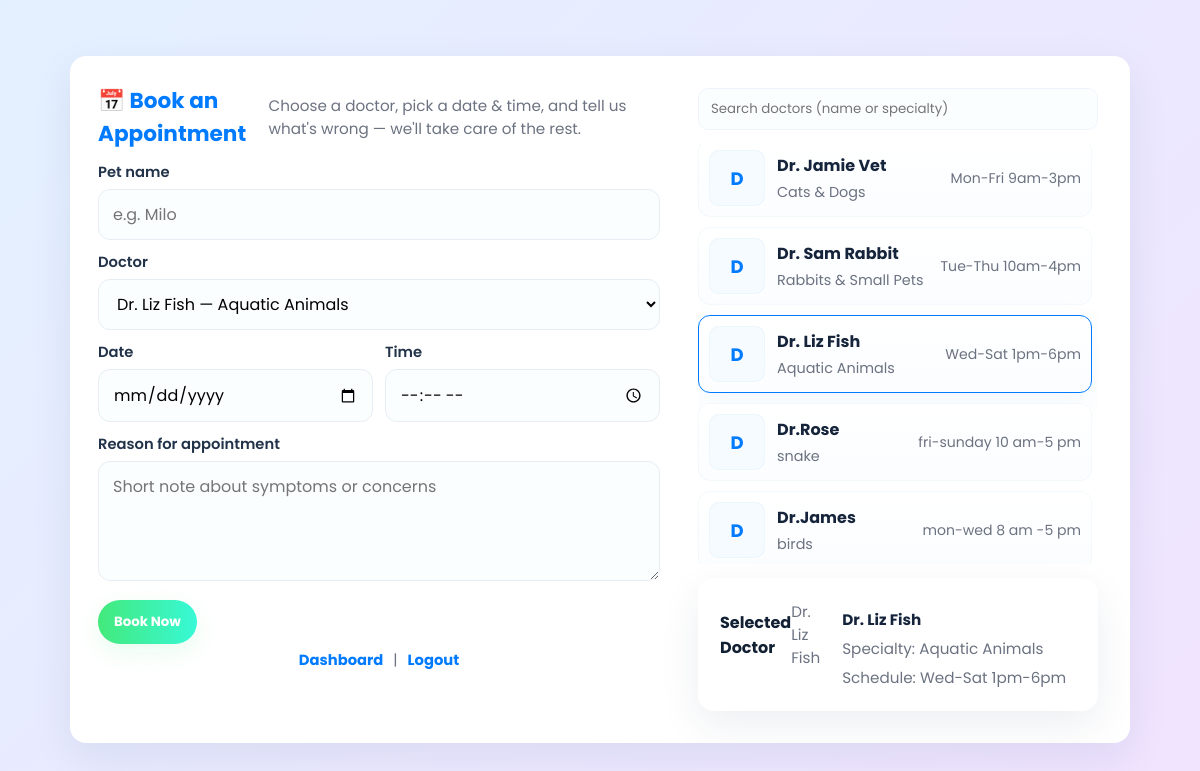
The page /book?doctor_id=3 (signed in) on the database its author committed.
### app.py (models this page shows)
class Doctor(db.Model):
    id = db.Column(db.Integer, primary_key=True)
    name = db.Column(db.String(80), nullable=False)
    specialty = db.Column(db.String(80), nullable=False)
    photo_url = db.Column(db.String(255), nullable=True)
    schedule = db.Column(db.String(255), nullable=False)

### app.py (the view, shortened to what this page needs)
@app.route("/book", methods=["GET", "POST"])
def book():
    if "user_id" not in session:
        return redirect(url_for("login"))
    doctors = Doctor.query.all()
    selected_doctor_id = request.args.get("doctor_id")  # pre-select doctor if clicked from dashboard
    return render_template("book.html", doctors=doctors, selected_doctor_id=selected_doctor_id)

### templates/book.html (shortened to what this page needs)
<!doctype html>
<html lang="en">
<head>
</head>
<body>
  <div class="page">
    <div class="card" role="region" aria-label="Book appointment card">
      <div class="form-wrap" aria-labelledby="booking-heading">
        <div class="heading">
          <h2 id="booking-heading">📅 Book an Appointment</h2>
          <p class="notes">Choose a doctor, pick a date & time, and tell us what's wrong — we'll take care of the rest.</p>
        </div>
        <form method="POST" id="bookingForm" novalidate>
          <div class="full">
            <label for="pet_name">Pet name</label>
            <input id="pet_name" name="pet_name" type="text" placeholder="e.g. Milo" required />
          </div>
          <div class="full">
            <label for="doctor_id">Doctor</label>
            <select id="doctorSelect" name="doctor_id" required aria-required="true">
              {% for d in doctors %}
                <option value="{{ d.id }}" data-name="{{ d.name }}" data-specialty="{{ d.specialty }}" data-schedule="{{ d.schedule }}"
                  {% if selected_doctor_id and selected_doctor_id|int == d.id %}selected{% endif %}>
                  {{ d.name }} — {{ d.specialty }}
                </option>
              {% endfor %}
            </select>
          </div>
          <div>
            <label for="date">Date</label>
            <input id="date" name="date" type="date" required />
          </div>
          <div>
            <label for="time">Time</label>
            <input id="time" name="time" type="time" required />
          </div>
          <div class="full">
            <label for="reason">Reason for appointment</label>
            <textarea id="reason" name="reason" placeholder="Short note about symptoms or concerns" required></textarea>
          </div>
          <div class="full">
            <button type="submit" class="submit" id="submitBtn">Book Now</button>
          </div>
        </form>
        <div class="links" aria-hidden="true">
          <a href="{{ url_for('pet_owner_dashboard') }}">Dashboard</a> |
          <a href="{{ url_for('logout') }}">Logout</a>
        </div>
      </div>
      <aside class="sidebar" aria-label="Doctors and details">
        <div class="search-doctor">
          <input id="doctorSearch" type="search" placeholder="Search doctors (name or specialty)" aria-label="Search doctors">
        </div>
        <div id="doctorsList" class="doctors" role="list">
          {% for d in doctors %}
          <div class="doctor-card{% if selected_doctor_id and selected_doctor_id|int == d.id %} selected{% endif %}"
               role="listitem"
               tabindex="0"
               data-id="{{ d.id }}"
               data-name="{{ d.name }}"
               data-specialty="{{ d.specialty }}"
               data-schedule="{{ d.schedule }}">
            <div class="doctor-avatar" aria-hidden="true">{{ d.name.split(' ')[0][0] }}</div>
            <div class="doctor-meta">
              <div class="doctor-name">{{ d.name }}</div>
              <div class="doctor-spec">{{ d.specialty }}</div>
            </div>
            <div class="doctor-schedule">{{ d.schedule }}</div>
          </div>
          {% else %}
          <div class="empty">No doctors available right now.</div>
          {% endfor %}
        </div>
        <div class="card" style="margin-top:auto">
          <div style="display:flex;align-items:center;justify-content:space-between">
            <div style="font-weight:700">Selected Doctor</div>
            <div id="selectedBadge" style="color:var(--muted);font-size:.95rem">—</div>
          </div>
          <div id="selectedDetails" style="margin-top:8px;color:var(--muted);font-size:.95rem">
          </div>
        </div>
      </aside>
    </div>
  </div>
</body>
</html>

### templates/book.html (style rules this page uses)
:root { --bg-1: #e3f0ff; --bg-2: #f1e3ff; --primary: #007bff; --accent-start: #43e97b; --accent-end: #38f9d7; --muted: #6b7280; --panel: #ffffff; --radius: 16px; --shadow-lg: 0 14px 40px rgba(10,45,90,0.08); --shadow-sm: 0 6px 18px rgba(10,45,90,0.06); --max-width: 1100px; }
* { box-sizing: border-box; font-family: 'Poppins', sans-serif; }
html,body { height:100%; margin:0; background: linear-gradient(135deg,var(--bg-1),var(--bg-2)); color:#122033; -webkit-font-smoothing:antialiased; }
.page { max-width: var(--max-width); margin: 36px auto; padding: 20px; }
.card { display: grid; grid-template-columns: 1fr; gap: 22px; background: var(--panel); border-radius: var(--radius); padding: 22px; box-shadow: var(--shadow-lg); overflow: hidden; }
@media (min-width: 900px) { .card { grid-template-columns: 1fr 420px; align-items:start; } }
.form-wrap { padding: 6px 6px 6px 6px; }
.heading { display:flex;align-items:center;gap:12px;margin-bottom:6px; }
.heading h2 { margin:0; color:var(--primary); font-size:1.35rem; }
.heading p { margin:0; color:var(--muted); font-size:0.95rem; }
form { margin-top:12px; display:grid; grid-template-columns: 1fr 1fr; gap:12px; align-items:start; }
label { display:block; font-weight:600; font-size:.92rem; color:#213249; margin-bottom:6px; }
.full { grid-column: 1 / -1; }
input[type="text"], input[type="date"], input[type="time"], select, textarea { width:100%; padding:12px 14px; border-radius:12px; border:1px solid #e6edf3; background:#fbfeff; font-size:1rem; transition: box-shadow .14s, transform .12s, border-color .12s; }
textarea { min-height:120px; resize:vertical; }
.notes { font-size:0.9rem; color:var(--muted); }
.submit { grid-column: 1 / -1; appearance: none; -webkit-appearance: none; border: none; padding:12px 16px; border-radius: 999px; font-weight:700; cursor:pointer; color:white; background: linear-gradient(90deg,var(--accent-start),var(--accent-end)); box-shadow: 0 8px 26px rgba(67,233,123,0.12); transition: transform .12s, box-shadow .12s; }
.sidebar { padding: 10px; display:flex; flex-direction:column; gap:14px; }
.search-doctor { display:flex; gap:8px; align-items:center; }
.search-doctor input { flex:1; padding:10px 12px; border-radius:10px; border:1px solid #eef4fb; background:#fbfeff; }
.doctors { display:grid; grid-template-columns:1fr; gap:10px; max-height:420px; overflow:auto; padding-right:6px; }
.doctor-card { display:flex; gap:12px; align-items:center; padding:10px; border-radius:12px; background: linear-gradient(180deg,#ffffff,#fbfdff); border:1px solid rgba(11,118,209,0.04); cursor:pointer; transition: transform .12s, box-shadow .12s, border-color .12s; }
.doctor-card.selected { border-color: var(--primary); box-shadow: 0 8px 30px rgba(11,118,209,0.06); }
.doctor-avatar { width:56px; height:56px; border-radius:10px; background:#f5fbff; display:flex;align-items:center;justify-content:center; font-weight:700; color:var(--primary); font-size:18px; border:1px solid rgba(11,118,209,0.04); }
.doctor-meta { display:flex; flex-direction:column; }
.doctor-name { font-weight:700; color:#15243b; }
.doctor-spec { font-size:.9rem; color:var(--muted); margin-top:4px; }
.doctor-schedule { margin-left:auto; font-size:.88rem; color:var(--muted); white-space:nowrap; }
.links { text-align:center; margin-top:6px; font-size:.92rem; color:var(--muted); }
.links a { color:var(--primary); text-decoration:none; font-weight:700; margin:0 6px; }

### rows shown on the page
Doctor: name "D", name "Dr. Jamie Vet", specialty "Cats & Dogs", schedule "Mon-Fri 9am-3pm"
Doctor: name "D", name "Dr. Sam Rabbit", specialty "Rabbits & Small Pets", schedule "Tue-Thu 10am-4pm"
Doctor: name "D", name "Dr. Liz Fish", specialty "Aquatic Animals", schedule "Wed-Sat 1pm-6pm"
Doctor: name "D", name "Dr.Rose", specialty "snake", schedule "fri-sunday 10 am-5 pm"
Doctor: name "D", name "Dr.James", specialty "birds", schedule "mon-wed 8 am -5 pm"

### other values the page prints
form field doctor_id "Dr. Liz Fish — Aquatic Animals"
